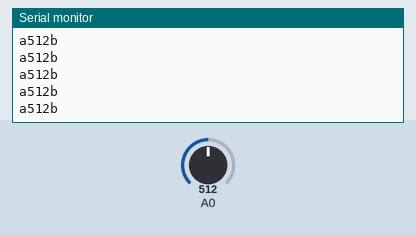
Simulated run of this sketch. Board: Arduino Uno, built with avr-gcc and run on an emulated ATmega328P. Parts: the last lines printed to the serial monitor. The test bench sets the inputs (shaded band); at power-on: A0 = 512.

Above: at 1.2 s.
1.3 s: A0 set to 716
At 1.56 s:
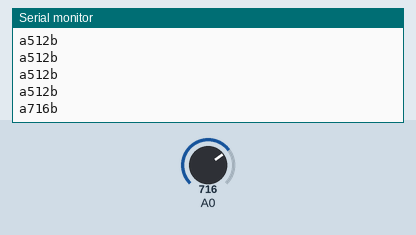
2.8 s: A0 set to 900
At 2.96 s:
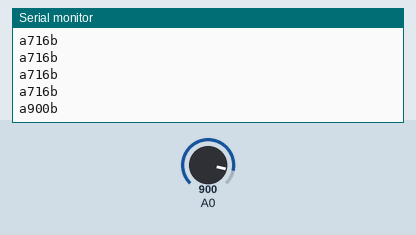
Timing chart, 0 to 5.8 s (numbered marks = the images above; inputs shaded):
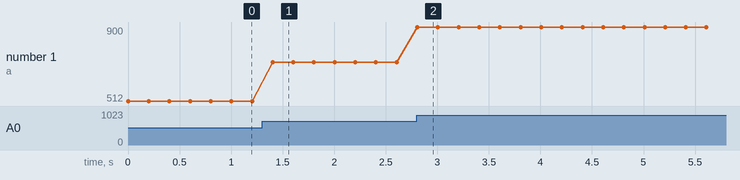

Measured:
- after the input at 1.3 s, the serial monitor: prints a new line after 0.10 s (image 1)
- after the input at 2.8 s, the serial monitor: prints a new line at once (image 2)
- plotted number 1: 512 → 716 after the input at 1.3 s, 716 → 900 after the input at 2.8 s

The sketch:

Sound_Sensor.ino
```cpp
void setup ()
{
  Serial.begin (9600);
}

void loop ()
{
  int noise = analogRead(A0);
  String output = String("a" + String(noise) + "b");
  Serial.println(output);
  delay(200);
}
```
